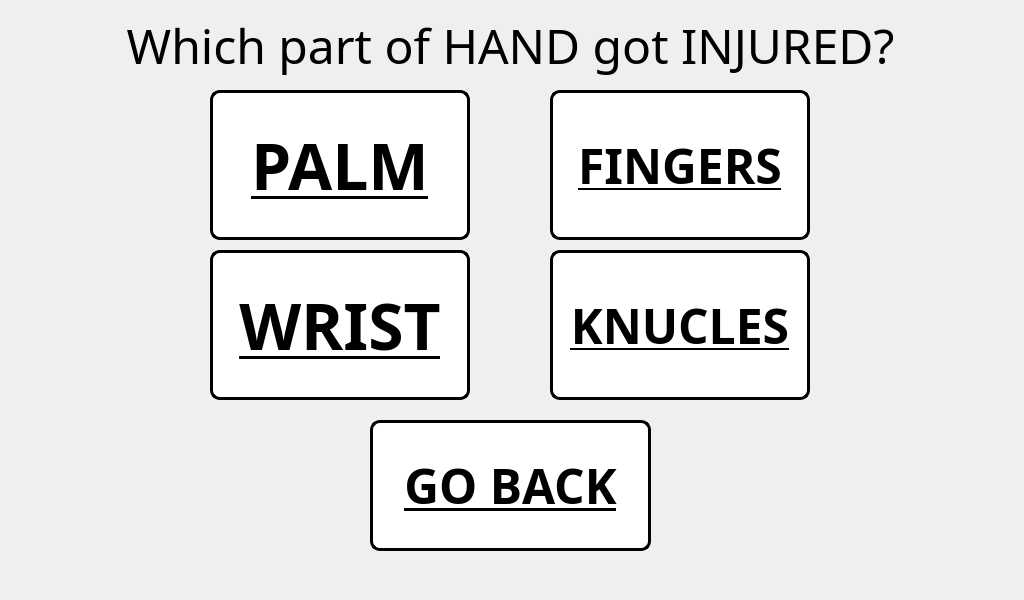
<?xml version="1.0" encoding="UTF-8"?>
<ui version="4.0">
 <class>mainWindow</class>
 <widget class="QMainWindow" name="mainWindow">
  <property name="geometry">
   <rect>
    <x>0</x>
    <y>0</y>
    <width>1024</width>
    <height>600</height>
   </rect>
  </property>
  <property name="minimumSize">
   <size>
    <width>1024</width>
    <height>600</height>
   </size>
  </property>
  <property name="maximumSize">
   <size>
    <width>1024</width>
    <height>600</height>
   </size>
  </property>
  <property name="windowTitle">
   <string>Select Body Part</string>
  </property>
  <widget class="QWidget" name="centralwidget">
   <widget class="QLabel" name="TITLE">
    <property name="geometry">
     <rect>
      <x>0</x>
      <y>0</y>
      <width>1021</width>
      <height>91</height>
     </rect>
    </property>
    <property name="font">
     <font>
      <family>Unispace</family>
      <pointsize>24</pointsize>
     </font>
    </property>
    <property name="text">
     <string>&lt;html&gt;&lt;head/&gt;&lt;body&gt;&lt;p&gt;&lt;span style=&quot; font-size:36pt;&quot;&gt;Which part of HAND got INJURED?&lt;/span&gt;&lt;/p&gt;&lt;/body&gt;&lt;/html&gt;</string>
    </property>
    <property name="alignment">
     <set>Qt::AlignCenter</set>
    </property>
   </widget>
   <widget class="QLabel" name="body_part">
    <property name="geometry">
     <rect>
      <x>10</x>
      <y>70</y>
      <width>1001</width>
      <height>521</height>
     </rect>
    </property>
    <property name="text">
     <string/>
    </property>
    <property name="textFormat">
     <enum>Qt::PlainText</enum>
    </property>
    <property name="pixmap">
     <pixmap>pictures/program_pictures/body_part_types.png</pixmap>
    </property>
   </widget>
   <widget class="QPushButton" name="knucles_button">
    <property name="geometry">
     <rect>
      <x>550</x>
      <y>250</y>
      <width>260</width>
      <height>150</height>
     </rect>
    </property>
    <property name="minimumSize">
     <size>
      <width>260</width>
      <height>150</height>
     </size>
    </property>
    <property name="font">
     <font>
      <family>Unispace</family>
      <pointsize>36</pointsize>
      <weight>75</weight>
      <bold>true</bold>
      <underline>true</underline>
     </font>
    </property>
    <property name="styleSheet">
     <string notr="true">QPushButton:hover:!pressed
{
  background-color: rgb(195,30,60);
}

QPushButton
{
  background-color: white;
color: black;
border-style: outset;
border-width: 3px;
border-radius:10px;
border-color: black;
}</string>
    </property>
    <property name="text">
     <string>KNUCLES</string>
    </property>
   </widget>
   <widget class="QLabel" name="label">
    <property name="geometry">
     <rect>
      <x>0</x>
      <y>0</y>
      <width>1024</width>
      <height>600</height>
     </rect>
    </property>
    <property name="minimumSize">
     <size>
      <width>1024</width>
      <height>600</height>
     </size>
    </property>
    <property name="maximumSize">
     <size>
      <width>1024</width>
      <height>600</height>
     </size>
    </property>
    <property name="text">
     <string/>
    </property>
    <property name="pixmap">
     <pixmap>pictures/program_pictures/main_wallpaper.png</pixmap>
    </property>
   </widget>
   <widget class="QPushButton" name="fingers_button">
    <property name="geometry">
     <rect>
      <x>550</x>
      <y>90</y>
      <width>260</width>
      <height>150</height>
     </rect>
    </property>
    <property name="minimumSize">
     <size>
      <width>260</width>
      <height>150</height>
     </size>
    </property>
    <property name="font">
     <font>
      <family>Unispace</family>
      <pointsize>36</pointsize>
      <weight>75</weight>
      <bold>true</bold>
      <underline>true</underline>
     </font>
    </property>
    <property name="styleSheet">
     <string notr="true">QPushButton:hover:!pressed
{
  background-color: rgb(195,30,60);
}

QPushButton
{
  background-color: white;
color: black;
border-style: outset;
border-width: 3px;
border-radius:10px;
border-color: black;
}</string>
    </property>
    <property name="text">
     <string>FINGERS</string>
    </property>
   </widget>
   <widget class="QPushButton" name="wrist_button">
    <property name="geometry">
     <rect>
      <x>210</x>
      <y>250</y>
      <width>260</width>
      <height>150</height>
     </rect>
    </property>
    <property name="minimumSize">
     <size>
      <width>260</width>
      <height>150</height>
     </size>
    </property>
    <property name="font">
     <font>
      <family>Unispace</family>
      <pointsize>48</pointsize>
      <weight>75</weight>
      <bold>true</bold>
      <underline>true</underline>
     </font>
    </property>
    <property name="styleSheet">
     <string notr="true">QPushButton:hover:!pressed
{
  background-color: rgb(195,30,60);
}

QPushButton
{
  background-color: white;
color: black;
border-style: outset;
border-width: 3px;
border-radius:10px;
border-color: black;
}</string>
    </property>
    <property name="text">
     <string>WRIST</string>
    </property>
   </widget>
   <widget class="QPushButton" name="palm_button">
    <property name="geometry">
     <rect>
      <x>210</x>
      <y>90</y>
      <width>260</width>
      <height>150</height>
     </rect>
    </property>
    <property name="minimumSize">
     <size>
      <width>260</width>
      <height>150</height>
     </size>
    </property>
    <property name="font">
     <font>
      <family>Unispace</family>
      <pointsize>48</pointsize>
      <weight>75</weight>
      <bold>true</bold>
      <underline>true</underline>
     </font>
    </property>
    <property name="styleSheet">
     <string notr="true">QPushButton:hover:!pressed
{
  background-color: rgb(195,30,60);
}

QPushButton
{
  background-color: white;
color: black;
border-style: outset;
border-width: 3px;
border-radius:10px;
border-color: black;
}</string>
    </property>
    <property name="text">
     <string>PALM</string>
    </property>
   </widget>
   <widget class="QPushButton" name="hand_button_2">
    <property name="geometry">
     <rect>
      <x>370</x>
      <y>420</y>
      <width>281</width>
      <height>131</height>
     </rect>
    </property>
    <property name="font">
     <font>
      <family>Unispace</family>
      <pointsize>36</pointsize>
      <weight>75</weight>
      <bold>true</bold>
      <underline>true</underline>
     </font>
    </property>
    <property name="styleSheet">
     <string notr="true">QPushButton:hover:!pressed
{
  background-color: rgb(195,30,60);
}

QPushButton
{
  background-color: white;
color: black;
border-style: outset;
border-width: 3px;
border-radius:10px;
border-color: black;
}</string>
    </property>
    <property name="text">
     <string>GO BACK</string>
    </property>
   </widget>
   <widget class="QLabel" name="label_2">
    <property name="geometry">
     <rect>
      <x>0</x>
      <y>0</y>
      <width>1024</width>
      <height>600</height>
     </rect>
    </property>
    <property name="minimumSize">
     <size>
      <width>1024</width>
      <height>600</height>
     </size>
    </property>
    <property name="maximumSize">
     <size>
      <width>1024</width>
      <height>600</height>
     </size>
    </property>
    <property name="text">
     <string/>
    </property>
    <property name="pixmap">
     <pixmap>../pictures/program_pictures/main_wallpaper.png</pixmap>
    </property>
   </widget>
   <zorder>label_2</zorder>
   <zorder>label</zorder>
   <zorder>TITLE</zorder>
   <zorder>body_part</zorder>
   <zorder>knucles_button</zorder>
   <zorder>fingers_button</zorder>
   <zorder>wrist_button</zorder>
   <zorder>palm_button</zorder>
   <zorder>hand_button_2</zorder>
  </widget>
 </widget>
 <resources/>
 <connections/>
</ui>
